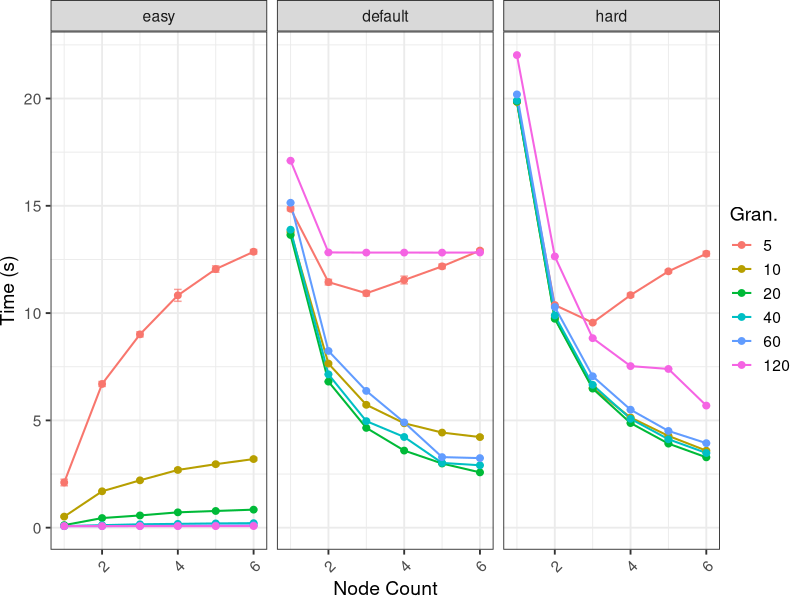
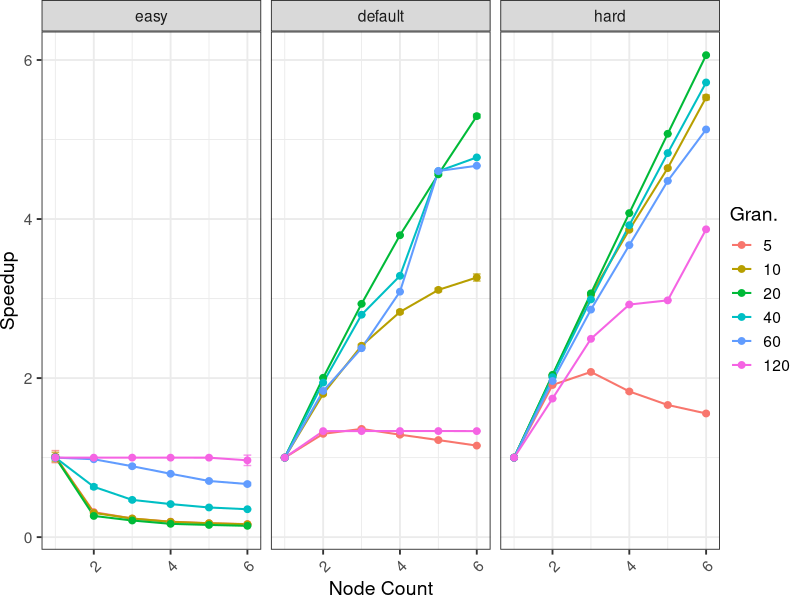
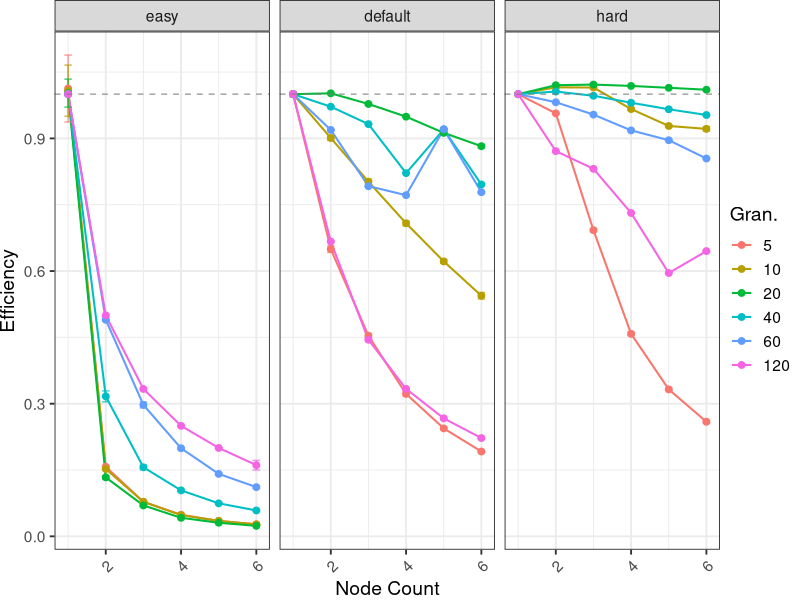

The R source for these figures, in order:
#!/usr/bin/Rscript
options(crayon.enabled=FALSE)
suppressMessages(library(tidyverse))
suppressMessages(library(lubridate))
suppressMessages(library(readxl))

meu_estilo <- function() {
  list(
    theme_bw(base_size = 14),
    theme(
      legend.title = element_blank(),
      plot.margin = unit(c(0, 0, 0, 0), "cm"),
      legend.spacing = unit(1, "mm"),
      legend.position = "right",
      legend.justification = "left",
      legend.box.spacing = unit(0, "pt"),
      legend.box.margin = margin(0, 0, 0, 0),
      axis.text.x = element_text(angle=45, vjust=1, hjust=1)    
    ))
}

df <- read_csv("experiment_results.csv", progress=FALSE, show_col_types=FALSE) |>
  rename(case = difficulty) |>
  mutate(case = factor(case, levels = c("easy", "default", "hard"))) # explicitly order easy-default-hard

# Baseline at 1 node for each case/granularity
baselines <- df |>
  filter(num_nodes == 1) |>
  group_by(case, granularity) |>
  summarise(base_time = mean(client_dequeue_all), .groups = "drop")

df <- df |>
  left_join(baselines, by = c("case", "granularity")) |>
  mutate(
    speedup = base_time / client_dequeue_all,
    efficiency = speedup / num_nodes
  )

# Get averages and standard deviations for error bars
agg_df <- df |>
  group_by(case, granularity, num_nodes) |>
  summarise(
    time_mean    = mean(client_dequeue_all),
    time_ci      = 1.96 * sd(client_dequeue_all) / sqrt(n()),
    speedup_mean = mean(speedup),
    speedup_ci   = 1.96 * sd(speedup) / sqrt(n()),
    eff_mean     = mean(efficiency),
    eff_ci       = 1.96 * sd(efficiency) / sqrt(n()),
    .groups = "drop"
  )

create_plot <- function(data, metric, y_label) {
  mean_columns <- paste0(metric, "_mean")
  confidence_columns <- paste0(metric, "_ci")
  
  ggplot(data, aes(x = num_nodes, y = .data[[mean_columns]], 
                   color = factor(granularity), group = granularity)) +
    geom_line(linewidth = 0.7) +
    geom_errorbar(aes(ymin = .data[[mean_columns]] - .data[[confidence_columns]], 
                      ymax = .data[[mean_columns]] + .data[[confidence_columns]]),
                      width = 0.2, alpha = 0.7) +
    geom_point(size = 2) +
    facet_wrap(~ case) +
    labs(x = "Node Count", y = y_label, color = "Gran.") +
    meu_estilo() +
    theme(legend.title = element_text())
}

time_plot <- create_plot(agg_df, "time", "Time (s)")
speedup_plot <- create_plot(agg_df, "speedup", "Speedup")
efficiency_plot <- create_plot(agg_df, "eff", "Efficiency") +
  geom_hline(yintercept = 1.0, linetype = "dashed", color = "gray50", alpha = 0.7)

ggsave("client_time.png", plot = time_plot, dpi = 300, width = 6.5, height = 3.0)
ggsave("client_speedup.png", plot = speedup_plot, dpi = 300, width = 6.5, height = 3.0)
ggsave("client_efficiency.png", plot = efficiency_plot, dpi = 300, width = 6.5, height = 3.0)
